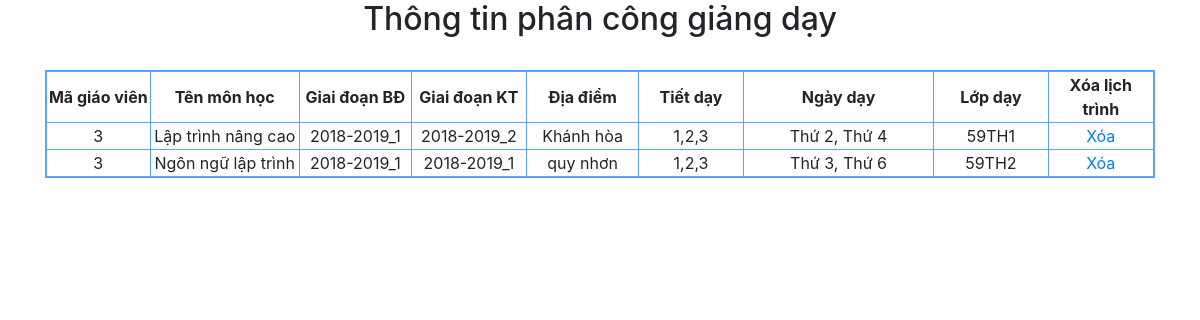
/quanly/dsphanconggiangday.php, run on an earlier commit of the app's database.
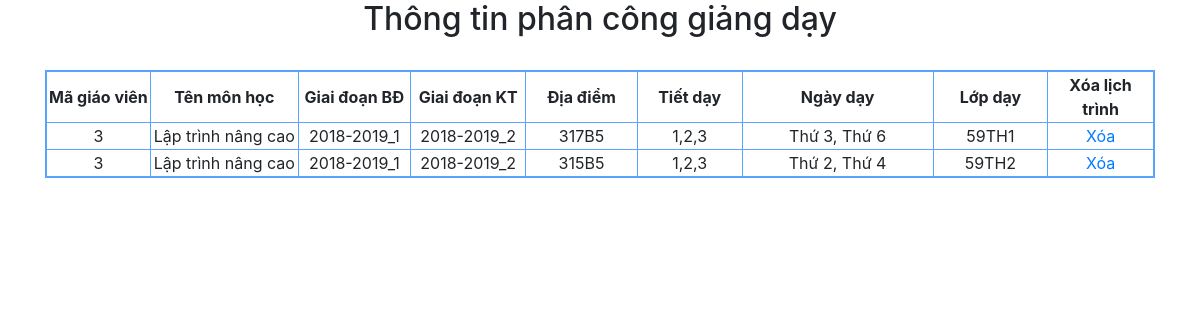
And on a later commit of the database.
### tables this page shows
CREATE TABLE `kehoachgiangday` (
  `ID` int(11) NOT NULL,
  `MAGV` char(25) NOT NULL,
  `TENMONHOC` varchar(50) NOT NULL,
  `GIAIDOANBD` char(50) NOT NULL,
  `GIAIDOANKT` char(50) NOT NULL,
  `DIADIEM` varchar(25) NOT NULL,
  `THOIGIAN` char(15) NOT NULL,
  `DAY` varchar(30) NOT NULL,
  `LOPDAY` char(50) NOT NULL
);

### quanly/dsphanconggiangday.php (the view, shortened to what this page needs)
<?php
require('../connect.php');
?>
<!DOCTYPE html>
<html lang="en">
  <head>
    <link rel="stylesheet" href="../css/bootstrap.min.css">
  </head>
  <body>
    <div class="container">
          <from method="get">
          <?php
          $sql = mysqli_query($conn,"SELECT * from kehoachgiangday");
          ?>
          <h2 style="text-align: center">Thông tin phân công giảng dạy</h2>
          <br>
          <table border="" style="text-align: center; border: 2px solid #56a4fe;">
              <tr>
                <th width="200px">Mã giáo viên</th>
                <th width="300px">Tên môn học</th>
                <th width="200px">Giai đoạn BĐ</th>
                <th width="200px">Giai đoạn KT</th>
                <th width="200px">Địa điểm</th>
                <th width="200px">Tiết dạy</th>
                <th width="400px">Ngày dạy</th>
                <th width="200px">Lớp dạy</th>
                <th width="200px">Xóa lịch trình</th>
              </tr>
                <?php
                  while($row=mysqli_fetch_assoc($sql)) {
                  $id = $row['ID'];
                ?>
                <tr>
                <td><?php echo $row['MAGV']; ?></td>
                <td><?php echo $row['TENMONHOC']; ?></td>
                <td><?php echo $row['GIAIDOANBD']; ?></td>
                <td><?php echo $row['GIAIDOANKT']; ?></td>
                <td><?php echo $row['DIADIEM']; ?></td>
                <td><?php echo $row['THOIGIAN']; ?></td>
                <td><?php echo $row['DAY']; ?></td>
                <td><?php echo $row['LOPDAY']; ?></td>
                <td><a href="xulydelete.php?id=<?php echo $id; ?>&key=xoa">Xóa</a></td>
              </tr>
            <?php }  ?>
          </table>
          </from>
    </div>
  </body>
</html>

What changed in the data, as far as the page shows it:
removed kehoachgiangday: MAGV "3", TENMONHOC "Lập trình nâng cao", GIAIDOANBD "2018-2019_1", GIAIDOANKT "2018-2019_2", DIADIEM "Khánh hòa", THOIGIAN "1,2,3", DAY "Thứ 2, Thứ 4", LOPDAY "59TH1"
removed kehoachgiangday: MAGV "3", TENMONHOC "Ngôn ngữ lập trình", GIAIDOANBD "2018-2019_1", GIAIDOANKT "2018-2019_1", DIADIEM "quy nhơn", THOIGIAN "1,2,3", DAY "Thứ 3, Thứ 6", LOPDAY "59TH2"
added kehoachgiangday: MAGV "3", TENMONHOC "Lập trình nâng cao", GIAIDOANBD "2018-2019_1", GIAIDOANKT "2018-2019_2", DIADIEM "317B5", THOIGIAN "1,2,3", DAY "Thứ 3, Thứ 6", LOPDAY "59TH1"
added kehoachgiangday: MAGV "3", TENMONHOC "Lập trình nâng cao", GIAIDOANBD "2018-2019_1", GIAIDOANKT "2018-2019_2", DIADIEM "315B5", THOIGIAN "1,2,3", DAY "Thứ 2, Thứ 4", LOPDAY "59TH2"
